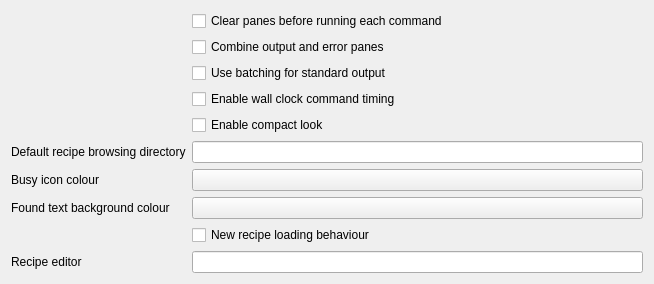
     <widget class="QWidget" name="prefs_general">
      <property name="geometry">
       <rect>
        <x>0</x>
        <y>0</y>
        <width>654</width>
        <height>252</height>
       </rect>
      </property>
      <attribute name="label">
       <string>General</string>
      </attribute>
      <layout class="QGridLayout" name="gridLayout">
       <item row="15" column="2">
        <spacer name="verticalSpacer">
         <property name="orientation">
          <enum>Qt::Orientation::Vertical</enum>
         </property>
         <property name="sizeHint" stdset="0">
          <size>
           <width>20</width>
           <height>40</height>
          </size>
         </property>
        </spacer>
       </item>
       <item row="4" column="2">
        <widget class="QCheckBox" name="prefs_general_enable_compact">
         <property name="visible">
          <bool>false</bool>
         </property>
         <property name="text">
          <string>Enable compact look</string>
         </property>
        </widget>
       </item>
       <item row="7" column="2">
        <widget class="QPushButton" name="prefs_general_found_text_background_colour">
         <property name="text">
          <string/>
         </property>
        </widget>
       </item>
       <item row="5" column="2">
        <widget class="QLineEdit" name="prefs_general_default_recipe_dir"/>
       </item>
       <item row="14" column="2">
        <widget class="QLineEdit" name="prefs_general_recipe_editor"/>
       </item>
       <item row="5" column="0">
        <widget class="QLabel" name="label">
         <property name="text">
          <string>Default recipe browsing directory</string>
         </property>
        </widget>
       </item>
       <item row="7" column="0">
        <widget class="QLabel" name="label_30">
         <property name="text">
          <string>Found text background colour</string>
         </property>
        </widget>
       </item>
       <item row="15" column="0">
        <spacer name="verticalSpacer_3">
         <property name="orientation">
          <enum>Qt::Orientation::Vertical</enum>
         </property>
         <property name="sizeHint" stdset="0">
          <size>
           <width>20</width>
           <height>40</height>
          </size>
         </property>
        </spacer>
       </item>
       <item row="0" column="2">
        <widget class="QCheckBox" name="prefs_general_clearpanes">
         <property name="text">
          <string>Clear panes before running each command</string>
         </property>
        </widget>
       </item>
       <item row="6" column="2">
        <widget class="QPushButton" name="prefs_general_busy_colour">
         <property name="text">
          <string/>
         </property>
        </widget>
       </item>
       <item row="1" column="2">
        <widget class="QCheckBox" name="prefs_general_combine_panes">
         <property name="text">
          <string>Combine output and error panes</string>
         </property>
        </widget>
       </item>
       <item row="2" column="2">
        <widget class="QCheckBox" name="prefs_general_usebatching">
         <property name="text">
          <string>Use batching for standard output</string>
         </property>
        </widget>
       </item>
       <item row="3" column="2">
        <widget class="QCheckBox" name="prefs_general_enable_wallclock">
         <property name="text">
          <string>Enable wall clock command timing</string>
         </property>
        </widget>
       </item>
       <item row="6" column="0">
        <widget class="QLabel" name="label_2">
         <property name="text">
          <string>Busy icon colour</string>
         </property>
        </widget>
       </item>
       <item row="8" column="2">
        <widget class="QCheckBox" name="prefs_general_new_recipe_load">
         <property name="visible">
          <bool>false</bool>
         </property>
         <property name="toolTip">
          <string>Enable new recipe loading behaviour.
May help loading recipes that query version information during requirements() methods.
However, help stop loading recipes if they have mixed versions of dependent packages in their dependency graph or mixed case names of dependent packages on case insensitive file systems.
</string>
         </property>
         <property name="text">
          <string>New recipe loading behaviour</string>
         </property>
        </widget>
       </item>
       <item row="14" column="0">
        <widget class="QLabel" name="label_31">
         <property name="text">
          <string>Recipe editor</string>
         </property>
        </widget>
       </item>
      </layout>
     </widget>
